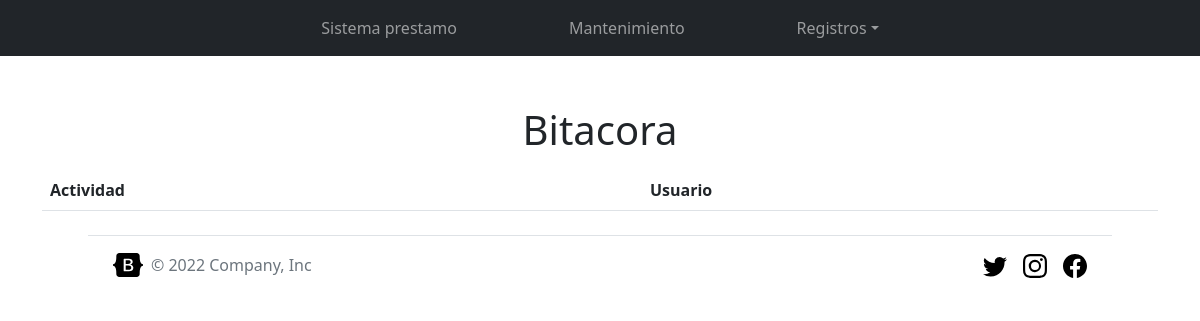
/Views/binnacle.php, run on an earlier commit of the app's database.
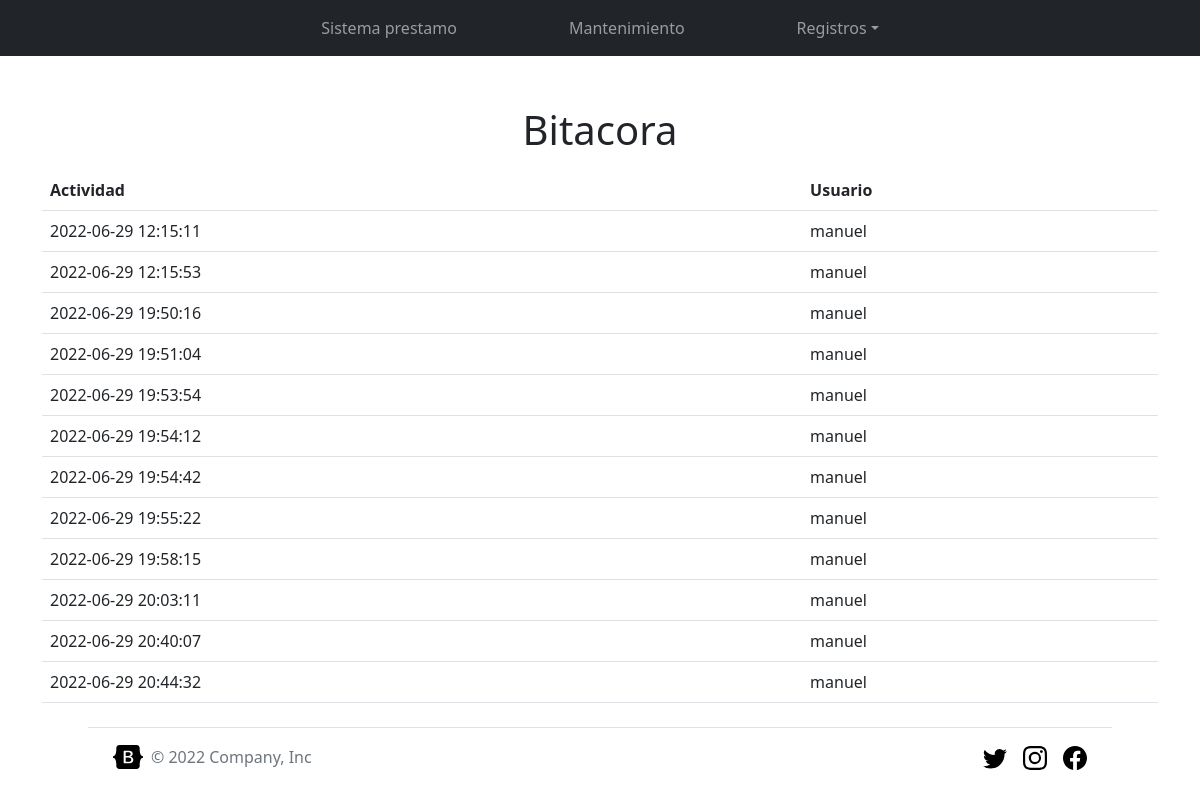
And on a later commit of the database.
### tables this page shows
CREATE TABLE `binnacle_activity` (
  `id_binnacle` int(11) NOT NULL,
  `date_activity` timestamp NOT NULL DEFAULT current_timestamp(),
  `user` varchar(255) NOT NULL
);

### Controllers/Binnacle_Controller.php (called while the page is built, shortened)
<?php
require_once("../Models/binnacle_model.php");
class Binnacle_Controller{
    private $binnacle;
    public function __construct(){
        $this->binnacle = new binnacle_model();
    }
    public function read(){
        return $this->binnacle->read();
    }
}

### Models/binnacle_model.php (called while the page is built, shortened)
<?php
require_once("Model.php");
class binnacle_model extends Model{
    public function read( $id="" ){
        if($id != ""){
            $query = "SELECT * FROM binnacle_activity WHERE id_binnacle = $id";
        }else{
            $query = "SELECT * FROM binnacle_activity";
        }
        $results = $this->get_query($query);
        array_pop($results);
        return $results;
    }
}

### Models/Model.php (called while the page is built, shortened)
<?php
abstract class Model {
    private static $db_host = "localhost";
    private static $db_user = "root";
    private static $db_pass = "";
    private static $db_charset = "utf8";
    private static $db_name = "loan_system";
    private $conn;
    protected $rows = [];
    private function db_open(){
        $this->conn = new mysqli(
            self::$db_host,
            self::$db_user,
            self::$db_pass,
            self::$db_name
        );
        $this->conn->set_charset(self::$db_charset);
    }
    protected function get_query($query){
        $result = $this->conn->query($query);
        while($this->rows[] = $result->fetch_assoc());
        return $this->rows;
    }
}

### Views/binnacle.php (the view)
<?php
require('../Controllers/Binnacle_Controller.php');
$controller = new Binnacle_Controller();
$binnacle_array = $controller->read();
?>
<?php include('./header.php'); ?>
<?php include('./nav-bar.php') ?>
<main class="container">
    <h1 class="text-center m-3">Bitacora</h1>
    <?php
    $num = count($binnacle_array);
    echo "<form method='post'>
            <table class='table'>
                <thead>
                    <th>Actividad</th>
                    <th>Usuario</th>
                </thead>";
    for ($i = 0; $i < $num; $i++) {
        echo "<tr>
                        <td>" . $binnacle_array[$i]["date_activity"] . "</td>
                        <td>" . $binnacle_array[$i]["user"] . "</td>
                    </tr>";
    }
    ?>
    </table>
    </form>
</main>
<?php include('./footer.php'); ?>

### Views/header.php (shortened to what this page needs)
<!DOCTYPE html>
<html lang="en">
<head>
    <link href="https://cdn.jsdelivr.net/npm/bootstrap@5.2.0-beta1/dist/css/bootstrap.min.css" rel="stylesheet">
    <link rel="stylesheet" href="../public/styles/style.css">
</head>
<body>

### Views/nav-bar.php (shortened to what this page needs)
<nav class="navbar navbar-expand-lg navbar-dark bg-dark" aria-label="Tenth navbar example">
  <div class="container-fluid">
    <div class="collapse navbar-collapse justify-content-center" id="navbarsExample08">
      <ul class="navbar-nav">
        <li class="nav-item ms-5 me-5">
          <a class="nav-link" aria-current="page" href="main.php">Sistema prestamo</a>
        </li>
        <li class="nav-item ms-5 me-5">
          <a class="nav-link" href="maintenance.php">Mantenimiento</a>
        </li>
        <li class="nav-item dropdown ms-5 me-5">
          <a class="nav-link dropdown-toggle" href="#" id="dropdown01" data-bs-toggle="dropdown" aria-expanded="false">Registros</a>
        </li>
      </ul>
    </div>
  </div>
</nav>

### Views/footer.php (shortened to what this page needs)
  <footer class="wrapper d-flex flex-wrap justify-content-between align-items-center py-3 my-4 border-top">
    <div class="col-md-4 d-flex align-items-center">
      <a href="/" class="mb-3 me-2 mb-md-0 text-muted text-decoration-none lh-1">
        <svg class="bi" width="30" height="24"><use xlink:href="#bootstrap"/></svg>
      </a>
      <span class="mb-3 mb-md-0 text-muted">&copy; 2022 Company, Inc</span>
    </div>
    <ul class="nav col-md-4 justify-content-end list-unstyled d-flex">
      <li class="ms-3">
        <a class="text-muted" href="#">
          <svg class="bi" width="24" height="24">
            <use xlink:href="#twitter"/>
          </svg>
        </a>
      </li>
      <li class="ms-3">
        <a class="text-muted" href="#">
          <svg class="bi" width="24" height="24">
            <use xlink:href="#instagram"/>
          </svg>
        </a>
      </li>
      <li class="ms-3">
        <a class="text-muted" href="#">
          <svg class="bi" width="24" height="24">
            <use xlink:href="#facebook"/>
          </svg>
        </a>
      </li>
    </ul>
  </footer>
  </body>
</html>

### public/styles/style.css (style rules this page uses)
footer { max-height: 150px; }
nav { margin-bottom: 50px; }
.wrapper { margin-left: auto; margin-right: auto; width: 100%; max-width: 1024px; padding: 0 25px; }

What changed in the data, as far as the page shows it:
added binnacle_activity: date_activity "2022-06-29 12:15:11", user "manuel"
added binnacle_activity: date_activity "2022-06-29 12:15:53", user "manuel"
added binnacle_activity: date_activity "2022-06-29 19:50:16", user "manuel"
added binnacle_activity: date_activity "2022-06-29 19:51:04", user "manuel"
added binnacle_activity: date_activity "2022-06-29 19:53:54", user "manuel"
added binnacle_activity: date_activity "2022-06-29 19:54:12", user "manuel"
added binnacle_activity: date_activity "2022-06-29 19:54:42", user "manuel"
added binnacle_activity: date_activity "2022-06-29 19:55:22", user "manuel"
added binnacle_activity: date_activity "2022-06-29 19:58:15", user "manuel"
added binnacle_activity: date_activity "2022-06-29 20:03:11", user "manuel"
added binnacle_activity: date_activity "2022-06-29 20:40:07", user "manuel"
added binnacle_activity: date_activity "2022-06-29 20:44:32", user "manuel"
